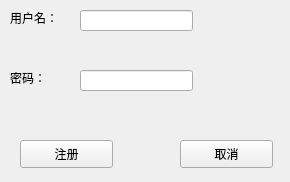
<?xml version="1.0" encoding="UTF-8"?>
<ui version="4.0">
 <class>SignUp</class>
 <widget class="QWidget" name="SignUp">
  <property name="geometry">
   <rect>
    <x>0</x>
    <y>0</y>
    <width>290</width>
    <height>182</height>
   </rect>
  </property>
  <property name="windowTitle">
   <string>Form</string>
  </property>
  <widget class="QLabel" name="label">
   <property name="geometry">
    <rect>
     <x>10</x>
     <y>10</y>
     <width>61</width>
     <height>16</height>
    </rect>
   </property>
   <property name="text">
    <string>用户名：</string>
   </property>
  </widget>
  <widget class="QPushButton" name="signBtn">
   <property name="geometry">
    <rect>
     <x>20</x>
     <y>140</y>
     <width>93</width>
     <height>28</height>
    </rect>
   </property>
   <property name="text">
    <string>注册</string>
   </property>
  </widget>
  <widget class="QPushButton" name="cancelBtn">
   <property name="geometry">
    <rect>
     <x>180</x>
     <y>140</y>
     <width>93</width>
     <height>28</height>
    </rect>
   </property>
   <property name="text">
    <string>取消</string>
   </property>
  </widget>
  <widget class="QLineEdit" name="userName">
   <property name="geometry">
    <rect>
     <x>80</x>
     <y>10</y>
     <width>113</width>
     <height>21</height>
    </rect>
   </property>
  </widget>
  <widget class="QLabel" name="label_2">
   <property name="geometry">
    <rect>
     <x>10</x>
     <y>70</y>
     <width>51</width>
     <height>16</height>
    </rect>
   </property>
   <property name="text">
    <string>密码：</string>
   </property>
  </widget>
  <widget class="QLineEdit" name="password">
   <property name="geometry">
    <rect>
     <x>80</x>
     <y>70</y>
     <width>113</width>
     <height>21</height>
    </rect>
   </property>
  </widget>
 </widget>
 <resources/>
 <connections/>
</ui>
